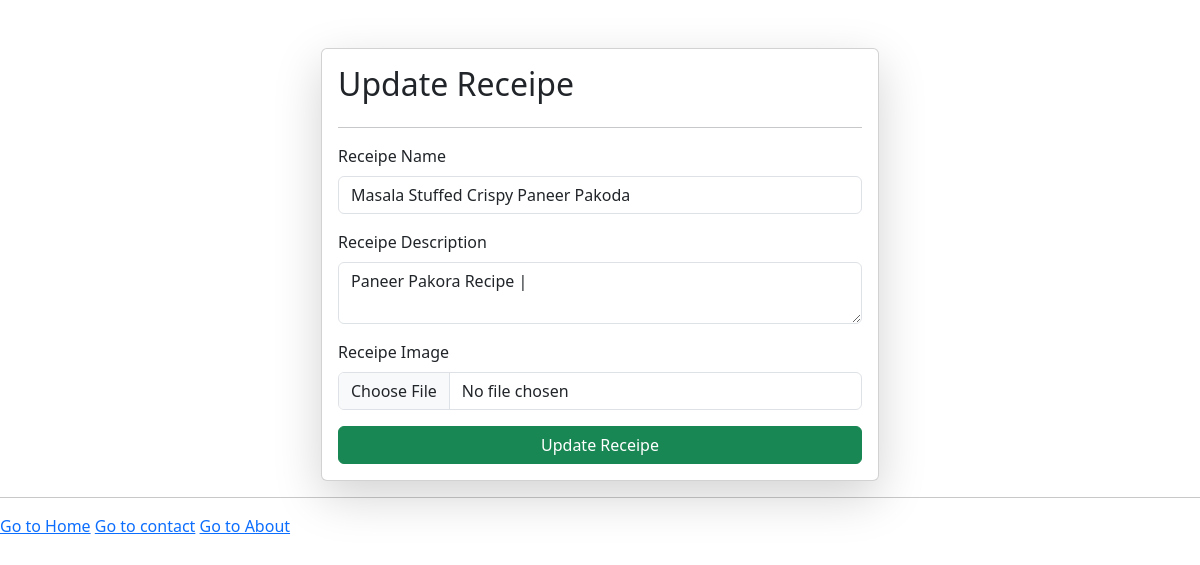
Page /update-receipe/20/ on the committed database.
### vege/models.py (models this page shows)
class Receipe(models.Model):
    user = models.ForeignKey(User , on_delete=models.SET_NULL , null=True , blank=True)
    receipe_name = models.CharField(max_length=100)
    receipe_description = models.TextField()
    receipe_image = models.ImageField(upload_to="receipe/receipe/")

### vege/views.py (the view, shortened to what this page needs)
# urls.py: path('update-receipe/<id>/' , update_receipe , name="update_receipe"),
def update_receipe(request, id):
    queryset = Receipe.objects.get(id =id)
    context = { 'receipe' : queryset}
    return render(request , 'update_receipes.html' , context)

### vege/templates/update_receipes.html (shortened to what this page needs)
{% extends "base.html" %}
{% block start %}
<div class="container mt-5">
    <form class="col-6 mx-auto card p-3 shadow-lg" method="post" enctype="multipart/form-data">
        <h2>Update Receipe</h2>
        <hr>
        <div class="mb-3">
          <label for="exampleInputEmail1" class="form-label">Receipe Name</label>
          <input name="receipe_name" required value="{{receipe.receipe_name}}" type="text" class="form-control">
        </div>
        <div class="mb-3">
          <label for="exampleInputPassword1" class="form-label">Receipe Description</label>
          <textarea class="form-control"  name="receipe_description"  required>{{receipe.receipe_description}}</textarea>
        </div>
        <div class="mb-3">
        <label for="exampleInputPassword1" class="form-label">Receipe Image</label>
        <input name="receipe_image" type="file" class="form-control" value="z{{receipe.receipe_image}}">
        </div>
        <button type="submit" class="btn btn-success">Update Receipe</button>
    </form>
</div>
<hr>
<a href="/">Go to Home</a>
<a href="/contact/">Go to contact</a>
<a href="/about/">Go to About</a>
{% endblock %}

### rows in the picture
Receipe: receipe_name "Masala Stuffed Crispy Paneer Pakoda", receipe_description "Paneer Pakora Recipe |"
